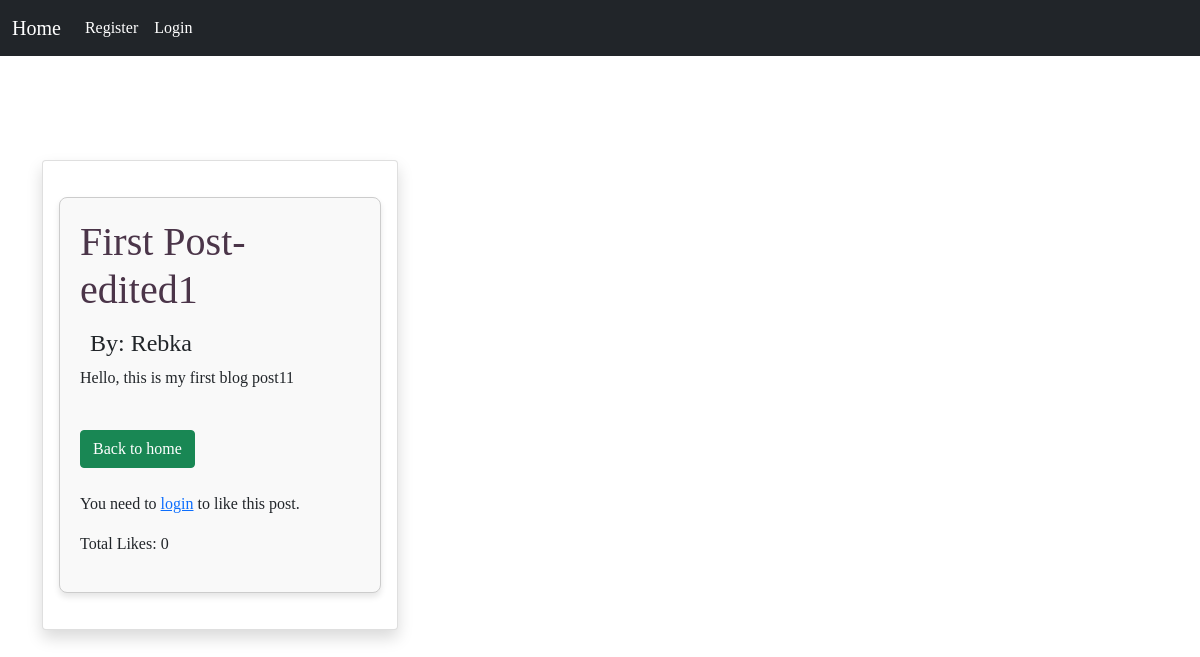
The app's page /post/1, older data.
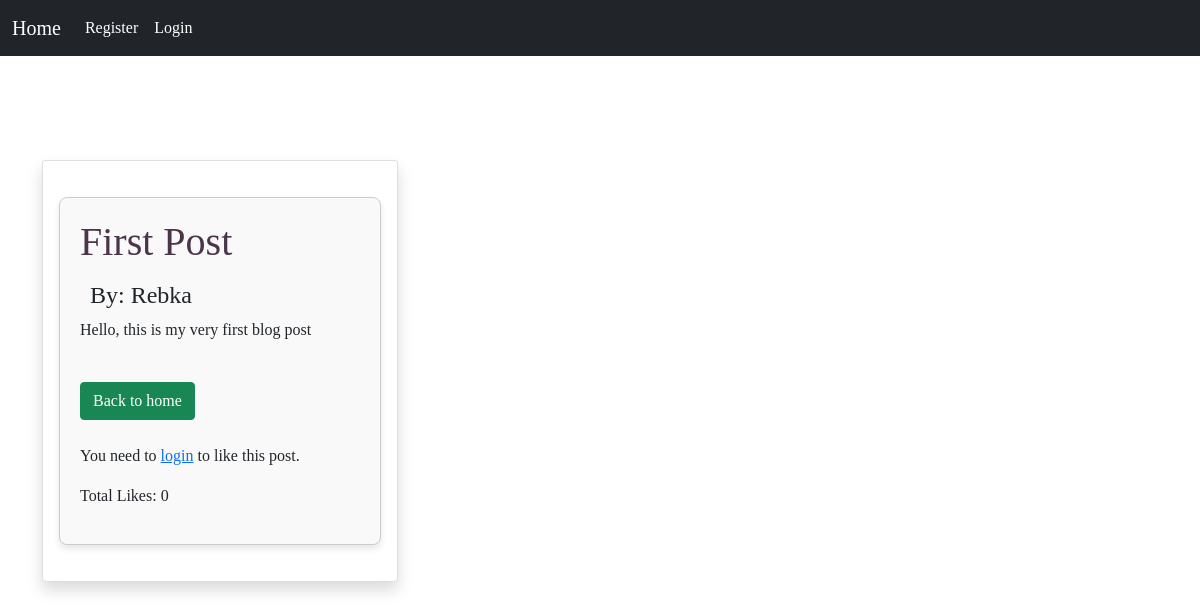
The same page, newer data.
### blogs/models.py (models this page shows, shortened)
class Post(models.Model):
    title=models.CharField(max_length=200)
    author=models.ForeignKey(User, on_delete=models.CASCADE)
    body=models.TextField()
    likes=models.ManyToManyField(User, related_name='blog_posts',blank=True)
    def total_likes(self):
        return self.likes.count()

### blogs/views.py (the view)
# urls.py: path('post/<int:pk>',PostDetail.as_view(), name="post detail"),
class PostDetail(DetailView):
    model = Post
    template_name = 'post_detail.html'
    def get_context_data(self, *args, **kwargs):
        context = super(PostDetail, self).get_context_data(*args, **kwargs)
        my_like = get_object_or_404(Post, id=self.kwargs['pk'])
        total_likes = my_like.total_likes()
        liked = False
        if self.request.user.is_authenticated and my_like.likes.filter(id=self.request.user.id).exists():
            liked = True
        context["total_likes"] = total_likes
        context["liked"] = liked
        return context

### blogs/templates/post_detail.html (shortened to what this page needs)
<!DOCTYPE html>
<html lang="en">
<head>
</head>
<body>
    {% extends "a.html" %}
    {% block content %}
    <div class="container">
        <div class="row mt-5 pt-3">
            <div class="col-md-4">
                <div class="card my-3 shadow">
                    <div class="card-body">
                        <div class="post-box">
                            <h1>{{ post.title }}</h1>
                            <h4>By: {{ post.author.first_name }}</h4>
                            <p>{{ post.body }}</p>
                            <br>
                            <a href="{% url 'home' %}" class="btn btn-success">Back to home</a>
                            <br>
                            <br>
                            {% if user.is_authenticated %}
                                <form action="{% url 'like Post' post.id %}" method="POST">
                                    {% csrf_token %}
                                    {% if liked %}
                                        <button type="submit" class="btn btn-danger">Unlike</button>
                                    {% else %}
                                        <button type="submit" class="btn btn-primary">Like</button>
                                    {% endif %}
                                </form>
                            {% else %}
                                <p>You need to <a href="{% url 'login' %}">login</a> to like this post.</p>
                            {% endif %}
                            <p>Total Likes: {{ total_likes }}</p>
                            </div>
                    </div>
                </div>
            </div>
        </div>
    </div>
    {% endblock %}

Row changes from the older to the newer data that the page shows:
changed Post "Rebka": title "First Post-edited1" → "First Post"; body "Hello, this is my first blog post11" → "Hello, this is my very first blog post"
